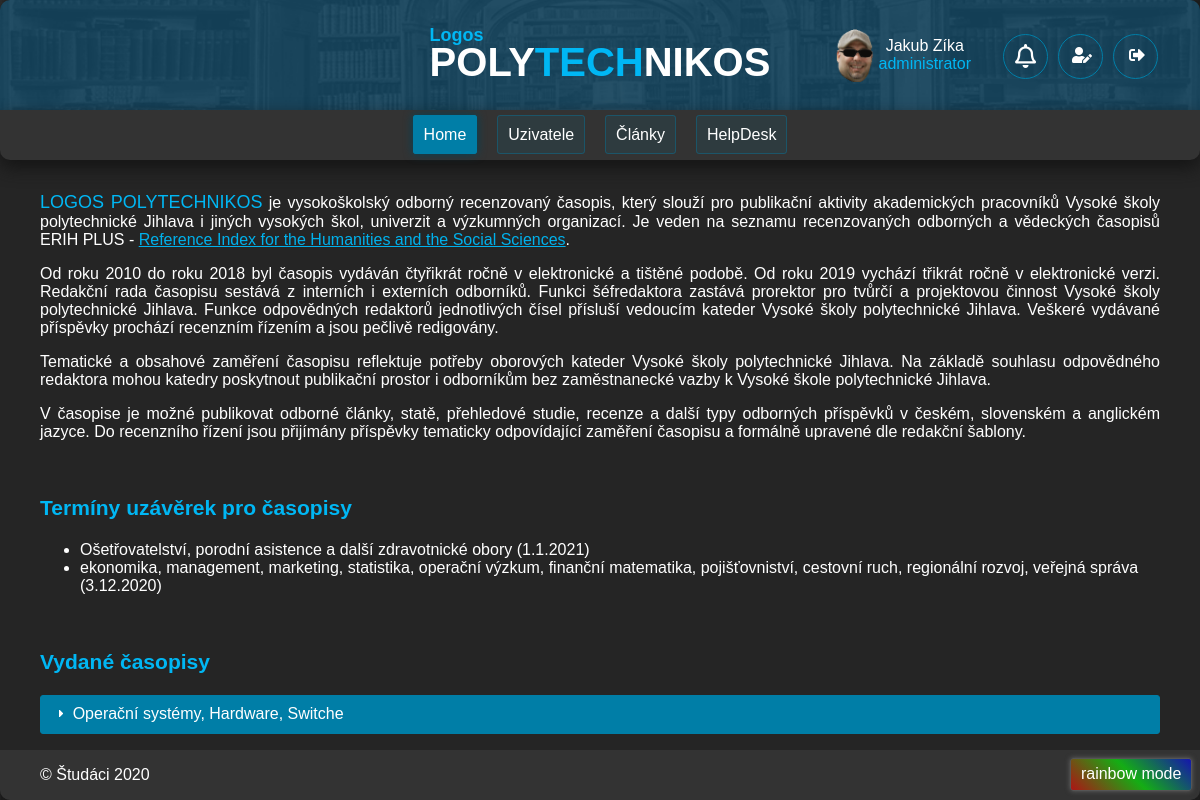
Page /Produkt/index.php (signed in) on the committed database.
### tables this page shows
CREATE TABLE `uzivatel` (
  `login` varchar(50) NOT NULL,
  `heslo` varchar(64) NOT NULL,
  `role` enum('administrator','sefredaktor','redaktor','recenzent','autor') DEFAULT NULL,
  `jmeno` varchar(255) NOT NULL,
  `prijmeni` varchar(255) NOT NULL,
  `email` varchar(100) NOT NULL,
  `telefon` varchar(20) DEFAULT NULL
);

CREATE TABLE `casopis` (
  `id_casopisu` int UNSIGNED NOT NULL,
  `datum_uzaverky` date NOT NULL,
  `tema` varchar(512) NOT NULL,
  `kapacita` tinyint UNSIGNED NOT NULL,
  `zobrazit` tinyint(1) NOT NULL DEFAULT '0'
);

### Produkt/scripty/jePrihlasen.php (called while the page is built)
<?php
if(isset($_SESSION[session_id()])){
    return true;
}else{
    return false;
}
?>

### Produkt/index.php (the view, shortened to what this page needs)
<?php
$base_path = "";
$head_str .= "<script src='" . $base_path . "ui/jquery-ui.js'></script>";
$head_str .= "<link rel='stylesheet' href='" . $base_path . "ui/jquery-ui.css'>";
require("head.php");
?>
<div id ="content" class = "text">
<p align = "justify"><span class="logospolytechnos">LOGOS POLYTECHNIKOS</span>  je vysokoškolský odborný recenzovaný časopis, který slouží pro publikační aktivity akademických pracovníků
    Vysoké školy polytechnické Jihlava i jiných vysokých škol, univerzit a výzkumných organizací. Je veden na seznamu recenzovaných
    odborných a vědeckých časopisů ERIH PLUS - <a href="https://dbh.nsd.uib.no/publiseringskanaler/erihplus/periodical/info?id=488187">Reference Index for the Humanities and the Social Sciences</a>.</p>
<p align = "justify">Od roku 2010 do roku 2018 byl časopis vydáván čtyřikrát ročně v elektronické a tištěné podobě. Od roku 2019 vychází třikrát ročně v
    elektronické verzi. Redakční rada časopisu sestává z interních i externích odborníků. Funkci šéfredaktora zastává prorektor pro
    tvůrčí a projektovou činnost Vysoké školy polytechnické Jihlava. Funkce odpovědných redaktorů jednotlivých čísel přísluší vedoucím
    kateder Vysoké školy polytechnické Jihlava. Veškeré vydávané příspěvky prochází recenzním řízením a jsou pečlivě redigovány. </p>
<p align = "justify">Tematické a obsahové zaměření časopisu reflektuje potřeby oborových kateder Vysoké školy polytechnické Jihlava.
    Na základě souhlasu odpovědného redaktora mohou katedry poskytnout publikační prostor i odborníkům bez zaměstnanecké vazby
    k Vysoké škole polytechnické Jihlava.</p>
<p align = "justify">V časopise je možné publikovat odborné články, statě, přehledové studie, recenze a další typy odborných příspěvků
    v českém, slovenském a anglickém jazyce. Do recenzního řízení jsou přijímány příspěvky tematicky odpovídající zaměření časopisu a
    formálně upravené dle redakční šablony.</p><br />
<?php
    try {
        $qry = $pdo->prepare("SELECT tema, datum_uzaverky FROM casopis WHERE datum_uzaverky > CURRENT_DATE;");
        $qry->execute();
        } catch (PDOException $ex) {
            echo("Selhal dotaz " . $ex->getMessage());
        }
          echo("<span class='logospolytechnos'><h3> Termíny uzávěrek pro časopisy </h3></span>");
          echo("<ul>");
            while(($radek = $qry -> fetch(PDO::FETCH_BOTH)) != FALSE) {
                $tema = $radek["tema"];
                $datum = date_format(date_create($radek["datum_uzaverky"]),"j.n.Y");
                echo("<li>" . $tema . " " . "(" .$datum . ")" . "</li>");
            }
        echo("</ul>");
        echo("<br />");
?>
<?php
    try {
        $qry2 = $pdo->prepare("SELECT tema, id_casopisu FROM casopis WHERE zobrazit = 1");
        $qry2->execute();
        } catch (PDOException $ex) {
            echo("Selhal dotaz " . $ex->getMessage());
        }
        echo("<span class='logospolytechnos'><h3>Vydané časopisy</h3></span>");
        echo("<div class='accordion'>");
            while(($radek = $qry2 -> fetch(PDO::FETCH_BOTH)) != FALSE) {
                $tema2 = $radek["tema"];
                echo("<h3> $tema2 </h3>");
            }
        echo("</div>");
?>
</div>
<?php require("foot.php"); $pdo = null; ?>

### Produkt/head.php (shortened to what this page needs)
<!DOCTYPE html>
<html>
<head>
    <link rel="stylesheet" href="<?php echo($base_path."style.css");?>">
    <link rel="stylesheet" href="https://cdnjs.cloudflare.com/ajax/libs/font-awesome/5.15.1/css/all.min.css ">
    <?php echo($head_str); ?>
</head>
<body>
    <div id="page">
        <header>
            <div class="logo_wrap"><h1 class="logo"><a href="<?php echo($base_path."index.php");?>"><span class="logos">Logos</span>POLY<span class="logospolytechnos2">TECH</span>NIKOS</a></h1></div>
            <?php
            if (!include("scripty/jePrihlasen.php")){
            ?>
            <div class="login override flex_horizontalne">
              <div class="flex_vodorovne">
                <form id="loginForm" action="scripty/prihlaseni.php" method="POST">
                    <input type="text" name="login" id="login" placeholder="Uživatelské jméno" required><br/>
                    <input type="password" name="password" id="password" placeholder="Heslo" required><br/>
                    <input class="button_login btn-three" type="submit" value="Přihlásit">
                    <input class="button_login btn-three" type="button" onclick="window.location.href='registr.php'" value="Registrace">
                </form>
                <p id="error">&nbsp;<?php echo $_SESSION["error"];unset($_SESSION["error"]) ?></p>
                </div>
            </div>
            <?php
            }
                else
            {
            ?>
            <div class="login override flex_horizontalne">
                <div class="flex_vodorovne">
                    <?php include($base_path . "scripty/view_profile_pic.php")?>
                    <div class="flex_horizontalne">
                        <?php
                            require("db.php");
                            $query = $pdo->prepare("select jmeno, prijmeni from uzivatel where login = ?");
                            $params = array($_SESSION[session_id()]);
                            $query->execute($params);
                            $fetchedUser = $query->fetch(PDO::FETCH_ASSOC); ?>
                        <div><?php echo $fetchedUser['jmeno'] . ' ' . $fetchedUser['prijmeni']; ?></div>
                        <div class="role"><?php echo $_SESSION['role'] ?></div>
                    </div>
                    <div class="flex_vodorovne buttons_wrap">
                        <?php include($base_path."scripty/notifikace.php");?>
                        <button class="buttonikOdhlasit btn-three" id="editProfile"><i class="fa fa-user-edit" aria-hidden="true"></i></button>
                        <button class="buttonikOdhlasit btn-three" id="logOut"><i class="fa fa-sign-out-alt" aria-hidden="true"></i></button>
                    </div>
                </div>
            </div>
            <?php
            }
            ?>
        </header>
        <?php
        include_once("menu.php");
        ?>

### Produkt/style.css (style rules this page uses)
* { box-sizing: border-box; }
html { overflow-y: overlay; }
:root { scrollbar-color: rgb(0, 139, 185) rgba(46,54,69,255) !important; scrollbar-width: thin !important; }
body { color: #fff; background-image: url(img/bcg.png); background-repeat: no-repeat; background-size: cover; background-attachment: fixed; font-family: sans-serif; margin: 0; }
#page { position: relative; margin: 0 auto; max-width: 1300px; background-color: #252525; min-height: 100vh; border-radius: 10px; }
header { background-image: url("img/2.png"); background-position: center; background-repeat: no-repeat; background-size: cover; display: flex; justify-content: space-between; align-items: center; flex-wrap: wrap; border-top-left-radius: 10px; border-top-right-radius: 10px; padding: 1rem 2rem; min-height: 110px; }
header a { text-decoration: none; color: inherit; }
header .logo_wrap { display: flex; align-items: center; }
.logo { text-align: center; font-size: 40px; height: 50px; margin-top: 20px; }
header h1 { margin: 0; }
#content, footer { padding: 1rem 2.5rem; }
#content { padding-bottom: 4rem; }
a { color: #00b1ec; }
.login { width: 22rem; }
.login.override { flex-direction: row; justify-content: flex-end; }
.flex_vodorovne { display: flex; flex-direction: row; align-items: center; justify-content: center; }
.flex_horizontalne { display: flex; flex-direction: column; align-items: center; justify-content: center; text-align: center; }
header .buttons_wrap { padding-left: 2rem; }
.buttonikOdhlasit { border: 1px solid #007EA7; background: none; color: white; margin-right: 10px; font-size: 16px; margin-top: 3px; border-radius: 50%; height: 45px; width: 45px; cursor: pointer; }
.buttonikOdhlasit > i { margin-left: 3px; }
.role { color:#00b7f4; }
.logospolytechnos { color:#00b7f4; font-size: 18px; }
.logospolytechnos2 { color:#00b7f4; font-size: 40px; }
.logos { position: absolute; font-size: 18px; color:#00b7f4; margin-top:-15px; }

### rows in the picture
uzivatel: jmeno "Jakub", prijmeni "Zíka"
casopis: tema "Ošetřovatelství, porodní asistence a další zdravotnické obory", datum_uzaverky "1.1.2021"
casopis: tema "ekonomika, management, marketing, statistika, operační výzkum, finanční matematika, pojišťovniství, cestovní ruch, regionální rozvoj, veřejná správa", datum_uzaverky "3.12.2020"
casopis: tema "Operační systémy, Hardware, Switche"

### other values in the picture
$_SESSION['role'] "administrator"
